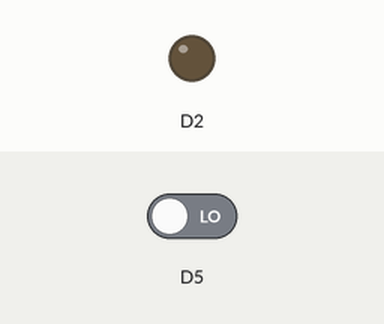
This sketch was run on a simulated ESP8266 (NodeMCU). On the bench: output pins drawn as LEDs (lit = HIGH). The test bench sets the inputs (shaded band); at power-on: D5 LOW.

Above: at 1.2 s.
1.3 s: D5 driven HIGH
At 1.8 s:
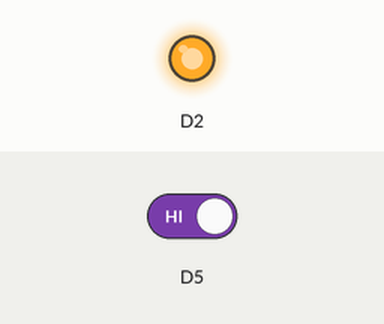
2.8 s: D5 driven LOW
At 4.1 s:
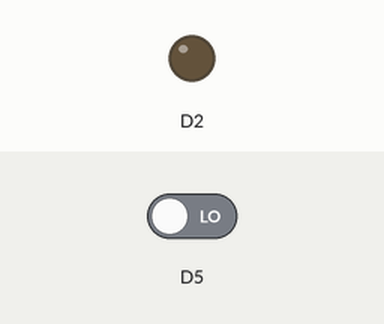
Timing chart, 0 to 5.8 s (numbered marks = the images above; inputs shaded):
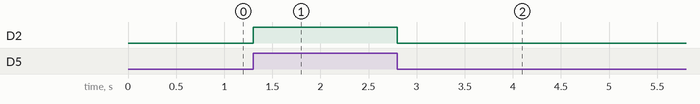

Measured:
- after the input at 1.3 s, D2: LOW → HIGH at once
- after the input at 2.8 s, D2: HIGH → LOW at once

The sketch:

LedBlink.ino
```cpp
void setup() {
  pinMode(D2, OUTPUT);
  pinMode(D5, INPUT);
}

void loop() {
  int val = digitalRead(D5);
  if(val == HIGH)
  digitalWrite(D2, 1);
  else
  digitalWrite(D2, 0);
}
```
